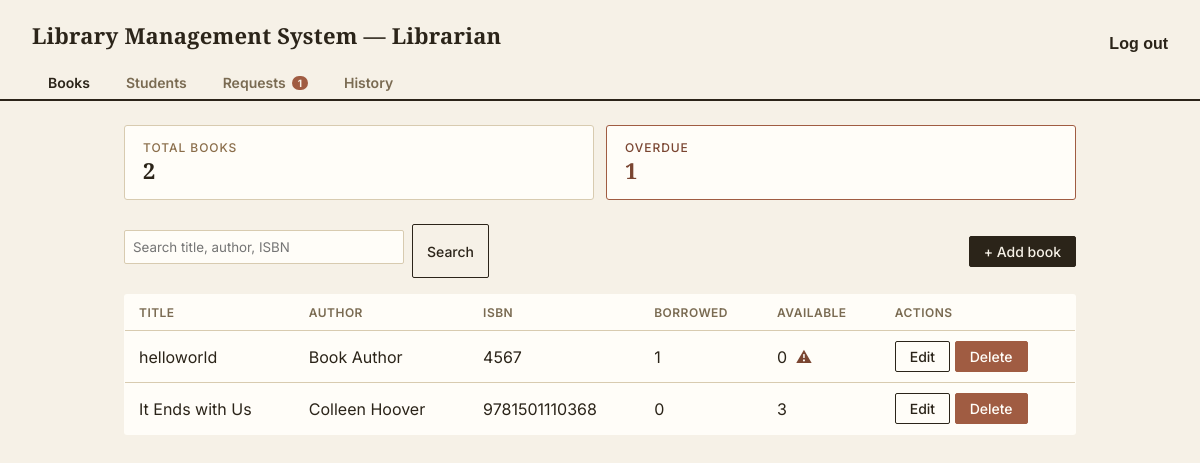
/miniapp/librarian/books/ (signed in), run on an earlier commit of the app's database.
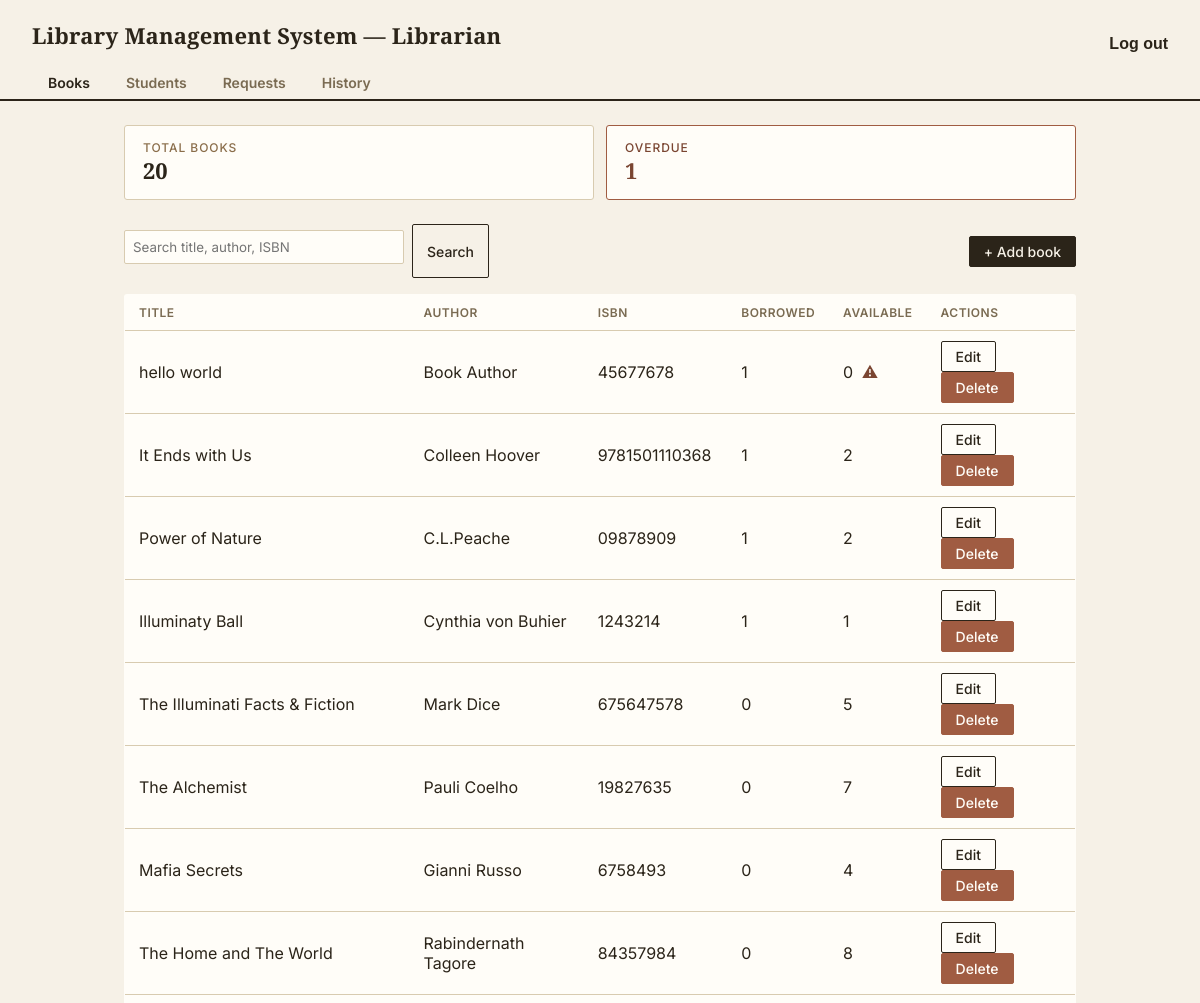
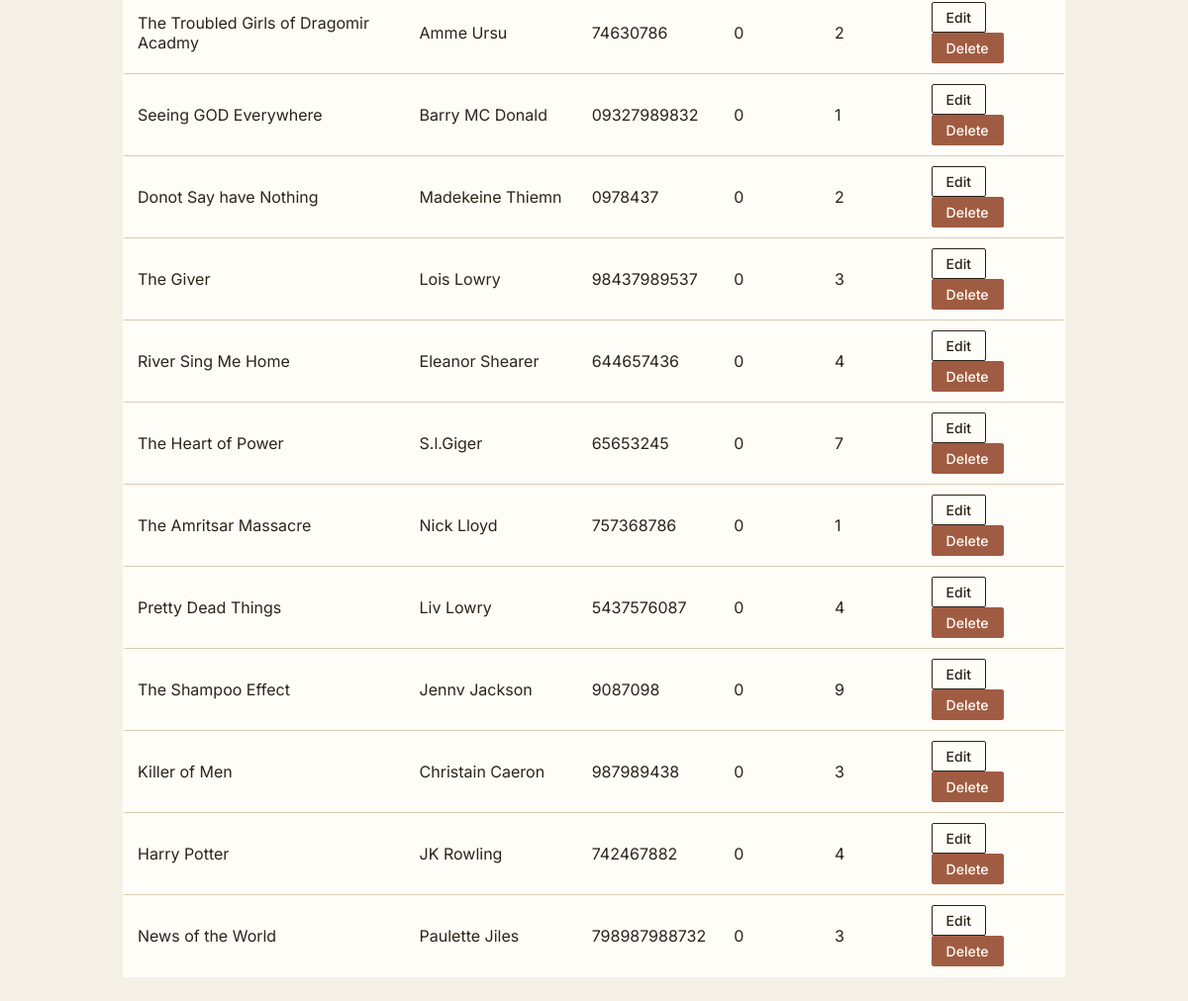
And on a later commit of the database (2 pictures, top to bottom).
### miniapp/models.py (models this page shows, shortened)
class Book(models.Model):
    title = models.CharField(max_length=200)
    author = models.CharField(max_length=200)
    isbn = models.CharField(max_length=13, unique=True)
    pages = models.IntegerField()
    summary = models.TextField(null=True, blank=True)
    photo = models.ImageField(upload_to='books/', null=True, blank=True)
    category = models.CharField(max_length=100, blank=True)
    shelf_location = models.CharField(max_length=50, blank=True)
    created_at = models.DateTimeField(auto_now_add=True)
    update_at = models.DateTimeField(auto_now_add=True)
    @property
    def available_copies(self):
        return self.copies.filter(status='available').count()
    @property
    def issued_copies(self):
        return self.copies.filter(status='issued').count()

### miniapp/views.py (the view)
# urls.py: path('librarian/books/', views.librarian_book_list, name='librarian_book_list'),
@login_required
@user_passes_test(is_librarian)
def librarian_book_list(request):
    query = request.GET.get('q', '')
    books = Book.objects.all()
    if query:
        books = books.filter(
            Q(title__icontains=query) | Q(author__icontains=query) | Q(isbn__icontains=query)
        )
    return render(request, 'librarian/book_list.html', {'books': books, 'query': query})

### miniapp/context_processors.py (called while the page is built)
def librarian_stats(request):
    if request.user.is_authenticated and request.user.is_staff:
        pending_count = IssueRecord.objects.filter(status__in=['requested', 'reserved']).count()
        total_books = Book.objects.count()
        overdue_count = IssueRecord.objects.filter(
            status='issued', due_date__lt=datetime.date.today()
        ).count()
        return {
            'pending_requests_count': pending_count,
            'total_books_count': total_books,
            'overdue_count': overdue_count,
        }
    return {}

### miniapp/views.py (called while the page is built)
def is_librarian(user):
    return user.is_staff

### miniapp/templates/librarian/book_list.html (shortened to what this page needs)
{% extends 'librarian/base.html' %}
{% block content %}
<div style="display:flex; justify-content:space-between; align-items:center; margin-bottom:16px; flex-wrap:wrap; gap:10px;">
    <form method="get" style="display:flex; gap:8px; flex-wrap:wrap;">
        <input type="text" name="q" placeholder="Search title, author, ISBN" value="{{ query }}" style="width:280px; max-width:100%; padding:8px; border-radius:2px;">
        <button class="btn btn-secondary" type="submit">Search</button>
    </form>
    <a href="{% url 'librarian_book_add' %}" class="btn btn-primary">+ Add book</a>
</div>
<table>
    <tr>
        <th>Title</th>
        <th>Author</th>
        <th>ISBN</th>
        <th>Borrowed</th>
        <th>Available</th>
        <th>Actions</th>
    </tr>
    {% for book in books %}
    <tr>
        <td data-label="Title">{{ book.title }}</td>
        <td data-label="Author">{{ book.author }}</td>
        <td data-label="ISBN">{{ book.isbn }}</td>
        <td data-label="Borrowed">{{ book.issued_copies }}</td>
        <td data-label="Available">
            <span>{{ book.available_copies }}</span>
            {% if book.available_copies == 0 %}
            <span class="low-stock-flag" title="Out of stock">&#9888;</span>
            {% endif %}
        </td>
        <td data-label="Actions">
            <a href="{% url 'librarian_book_edit' book.pk %}" class="btn btn-secondary">Edit</a>
            <a href="{% url 'librarian_book_delete' book.pk %}" class="btn btn-danger">Delete</a>
        </td>
    </tr>
    {% empty %}
    <tr><td colspan="6">No books found.</td></tr>
    {% endfor %}
</table>
{% endblock %}

### miniapp/templates/librarian/base.html (shortened to what this page needs)
<!DOCTYPE html>
<html>
<head>
</head>
<body>
<header>
    <div class="header-top">
        <h1 class="serif">Library Management System &mdash; Librarian</h1>
        <div style="display:flex; align-items:center;">
            <form method="post" action="{% url 'logout' %}" class="logout-form">
                <button type="submit" style="background:none; border:none; color:var(--ink); font-weight:bold; font-size:inherit; cursor:pointer; padding:0;">Log out</button>
            </form>
        </div>
    </div>
    <nav class="tabs">
        <a href="{% url 'librarian_book_list' %}" class="{% if request.resolver_match.url_name == 'librarian_book_list' %}active{% endif %}">Books</a>
        <a href="{% url 'librarian_student_list' %}" class="{% if request.resolver_match.url_name == 'librarian_student_list' %}active{% endif %}">Students</a>
        <a href="{% url 'librarian_issue_requests' %}" class="{% if request.resolver_match.url_name == 'librarian_issue_requests' %}active{% endif %}">
            Requests
            {% if pending_requests_count %}<span class="tab-badge">{{ pending_requests_count }}</span>{% endif %}
        </a>
        <a href="{% url 'librarian_request_history' %}" class="{% if request.resolver_match.url_name == 'librarian_request_history' %}active{% endif %}">History</a>
    </nav>
</header>
<main>
    <div class="stats-strip">
        <div class="stat-card">
            <div class="stat-label">Total books</div>
            <div class="stat-value">{{ total_books_count }}</div>
        </div>
        <div class="stat-card stat-overdue">
            <div class="stat-label">Overdue</div>
            <div class="stat-value">{{ overdue_count }}</div>
        </div>
    </div>
    {% block content %}{% endblock %}
</main>
</body>
</html>

### miniapp/templates/librarian/base.html (style rules this page uses)
:root { --paper: #F6F1E7; --card: #FFFDF8; --ink: #2B2419; --line: #D8CBB0; --muted: #7A6B52; --eyebrow: #8A6D4A; --good-border: #6B7F5E; --good-text: #4A5C3E; --warn-border: #A05C42; --warn-text: #7A4531; --wait-border: #5C6B7A; --wait-text: #445162; }
* { box-sizing: border-box; }
body { font-family: 'Inter', -apple-system, sans-serif; background:var(--paper); color:var(--ink); margin:0; }
h1, h2, .serif { font-family: 'Source Serif 4', Georgia, serif; font-weight:700; letter-spacing:0.01em; }
header { background:var(--paper); color:var(--ink); border-bottom:2px solid var(--ink); padding:20px 32px 0; }
header h1 { margin:0; font-size:22px; padding-bottom:16px; }
.header-top { display:flex; justify-content:space-between; align-items:center; }
nav.tabs { display:flex; gap:4px; }
nav.tabs a { font-family:'Inter', sans-serif; font-size:14px; font-weight:600; color:var(--muted); text-decoration:none; padding:8px 16px; border-bottom:2px solid transparent; margin-bottom:-2px; display:flex; align-items:center; gap:6px; }
nav.tabs a.active, nav.tabs a:hover { color:var(--ink); border-bottom-color:var(--ink); }
.logout-form { margin-left:12px; }
main { padding:24px; max-width:1000px; margin:0 auto; }
.stats-strip { display:grid; grid-template-columns:repeat(2,1fr); gap:12px; margin-bottom:24px; }
.stat-card { background:var(--card); color:var(--ink); border:1px solid var(--line); border-radius:3px; padding:14px 18px; }
.stat-label { font-size:12px; color:var(--eyebrow); text-transform:uppercase; letter-spacing:0.08em; font-weight:500; }
.stat-value { font-family:'Source Serif 4', Georgia, serif; font-size:22px; font-weight:bold; }
.stat-overdue { border-color:var(--warn-border); }
.stat-overdue .stat-value, .stat-overdue .stat-label { color:var(--warn-text); }
table { width:100%; border-collapse:collapse; background:var(--card); color:var(--ink); border:1px solid var(--line); border-radius:3px; overflow:hidden; }
th, td { padding:10px 14px; text-align:left; border-bottom:1px solid var(--line); }
th { background:transparent; font-family:'Inter', sans-serif; font-size:12px; text-transform:uppercase; letter-spacing:0.04em; color:var(--muted); font-weight:600; }
.btn { display:inline-block; padding:6px 14px; border-radius:2px; text-decoration:none; font-size:14px; font-weight:500; font-family:'Inter', sans-serif; border:1.5px solid transparent; cursor:pointer; }
.btn-primary { background:var(--ink); border-color:var(--ink); color:var(--paper); }
.btn-secondary { background:transparent; color:var(--ink); border-color:var(--ink); }
.btn-danger { background:var(--warn-border); border-color:var(--warn-border); color:var(--card); }
form input, form textarea, form select { width:100%; padding:8px; margin:6px 0 14px; border-radius:2px; border:1.5px solid var(--line); background:var(--card); color:var(--ink); box-sizing:border-box; font-family:'Inter', sans-serif; }
.low-stock-flag { color:var(--warn-text); margin-left:4px; }

What changed in the data, as far as the page shows it:
changed Book "Book Author": title "helloworld" → "hello world"; isbn "4567" → "45677678"
computed for Book "It Ends with Us": issued_copies "0" → "1"; available_copies "3" → "2"
added Book: title "Power of Nature", author "C.L.Peache", isbn "09878909", issued_copies "1", available_copies "2"
added Book: title "Illuminaty Ball", author "Cynthia von Buhier", isbn "1243214", issued_copies "1", available_copies "1"
added Book: title "The Illuminati Facts & Fiction", author "Mark Dice", isbn "675647578", issued_copies "0", available_copies "5"
added Book: title "The Alchemist", author "Pauli Coelho", isbn "19827635", issued_copies "0", available_copies "7"
added Book: title "Mafia Secrets", author "Gianni Russo", isbn "6758493", issued_copies "0", available_copies "4"
added Book: title "The Home and The World", author "Rabindernath Tagore", isbn "84357984", issued_copies "0", available_copies "8"
added Book: title "The Troubled Girls of Dragomir Acadmy", author "Amme Ursu", isbn "74630786", issued_copies "0", available_copies "2"
added Book: title "Seeing GOD Everywhere", author "Barry MC Donald", isbn "09327989832", issued_copies "0", available_copies "1"
added Book: title "Donot Say have Nothing", author "Madekeine Thiemn", isbn "0978437", issued_copies "0", available_copies "2"
added Book: title "The Giver", author "Lois Lowry", isbn "98437989537", issued_copies "0", available_copies "3"
added Book: title "River Sing Me Home", author "Eleanor Shearer", isbn "644657436", issued_copies "0", available_copies "4"
added Book: title "The Heart of Power", author "S.l.Giger", isbn "65653245", issued_copies "0", available_copies "7"
added Book: title "The Amritsar Massacre", author "Nick Lloyd", isbn "757368786", issued_copies "0", available_copies "1"
added Book: title "Pretty Dead Things", author "Liv Lowry", isbn "5437576087", issued_copies "0", available_copies "4"
added Book: title "The Shampoo Effect", author "Jennv Jackson", isbn "9087098", issued_copies "0", available_copies "9"
added Book: title "Killer of Men", author "Christain Caeron", isbn "987989438", issued_copies "0", available_copies "3"
added Book: title "Harry Potter", author "JK Rowling", isbn "742467882", issued_copies "0", available_copies "4"
added Book: title "News of the World", author "Paulette Jiles", isbn "798987988732", issued_copies "0", available_copies "3"
Also different on the page:
{{ total_books_count }}: "2" → "20"
{{ pending_requests_count }}: "1" → (not shown)
